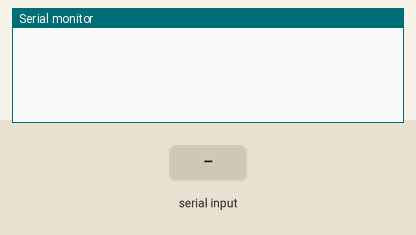
Recording of a sketch running on a simulated Arduino Uno, built with avr-gcc and run on an emulated ATmega328P. Shown: the last lines printed to the serial monitor. Inputs (shaded band) come from the test bench.

Above: at 1.2 s.
1.3 s: "90,45\n" received over Serial
At 2.4 s:
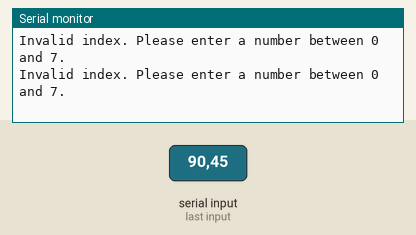
2.8 s: "5\n" received over Serial
At 3.9 s:
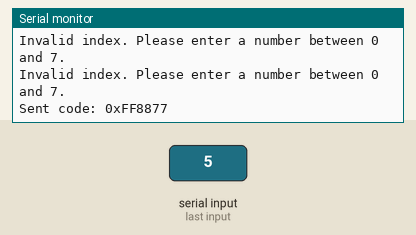

Measured:
- after the input at 1.3 s, the serial monitor: prints a new line at once (image 1)
- after the input at 2.8 s, the serial monitor: prints a new line after 0.07 s (image 2)

The sketch:

RevopointRemote.ino
```cpp
#include <IRremote.h>

const int irSendPin = A0; // Pin connected to the IR LED
IRsend irsend;

unsigned long necCodes[] = {
  0x00FF20DF,  // 0 CW
  0x00FF609F,  // 1 CCW
  0x00FF906F,  // 2 STOP/START
  0x00FF30CF,  // 3 SPEED UP
  0x00FF708F,  // 4 SLOW DOWN
  0x00FF8877,  // 5 SAVE
};

void setup() {
  Serial.begin(9600);
  irsend.begin(irSendPin); // Initialize the IR sender with the correct pin
}

void loop() {
  if (Serial.available() > 0) {
    int index = Serial.parseInt(); // Read the input number as an index

    if (index >= 0 && index < sizeof(necCodes) / sizeof(necCodes[0])) {
      irsend.sendNEC(necCodes[index], 32); // Send NEC code
      Serial.print("Sent code: 0x");
      Serial.println(necCodes[index], HEX);
    } else {
      Serial.println("Invalid index. Please enter a number between 0 and 7.");
    }

    // Clear the input buffer
    while (Serial.available()) {
      Serial.read();
    }
  }
}
```
